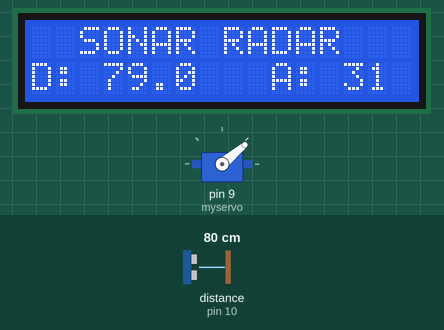
The sketch below on a simulated Arduino Uno, built with avr-gcc and run on an emulated ATmega328P. Shown: servo, 16×2 character LCD. Wiring (inferred from the names in the program): ultrasonic range finder: trigger pin 11; echo pin 10. Inputs (shaded band) come from the test bench; at power-on: distance to the obstacle (sensor on pin 10) 80 cm. The echo pulse lasts 58.3 µs per cm; what the sketch prints to the serial monitor is not drawn.

Above: at 2.2 s.
2.3 s: distance to the obstacle (sensor on pin 10) set to 2 cm
At 2.74 s:
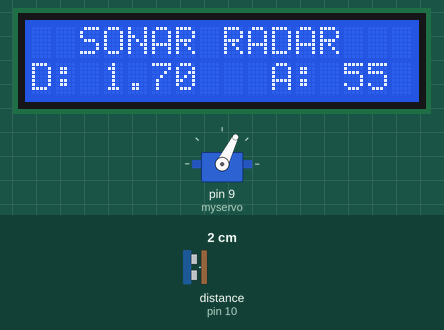
5.3 s: distance to the obstacle (sensor on pin 10) set to 299 cm
At 5.5 s:
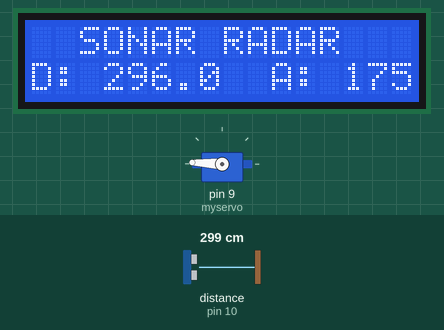
7.1 s: distance to the obstacle (sensor on pin 10) set to 4 cm
At 7.54 s:
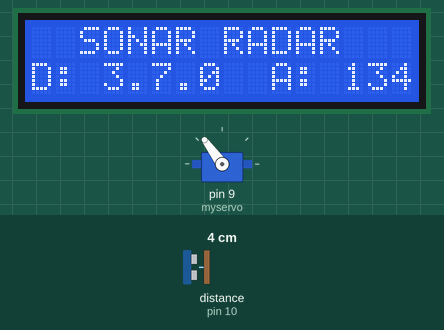
Timing chart, 0 to 14.8 s (numbered marks = the images above; inputs shaded):
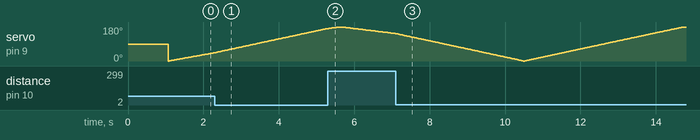

The sketch:

SonarRadarSystem.ino
```cpp
#include <Servo.h>
#include <LiquidCrystal.h>
// --- LCD (RS, E, D4, D5, D6, D7) ---
LiquidCrystal lcd(2, 3, 4, 5, 6, 7);

Servo myservo;

const int trigPin = 11;
const int echoPin = 10;
int degree = 0;

const int minAngle = 0;
const int maxAngle = 180;

long duration;
float distanceCm;

void setup() {
  Serial.begin(115200);
  myservo.attach(9);  // Servo signal pin
  pinMode(trigPin, OUTPUT);
  pinMode(echoPin, INPUT);


    // LCD setup
  lcd.begin(16, 2);
  lcd.setCursor(0, 0);
  lcd.print("  SONAR RADAR ");
  //lcd.clear();
  Serial.println("Radar Start"); // send start word for Python
  delay(1000);
}

float readDistanceCM() {
  digitalWrite(trigPin, LOW);
  delayMicroseconds(2);
  digitalWrite(trigPin, HIGH);
  delayMicroseconds(10);
  digitalWrite(trigPin, LOW);

  duration = pulseIn(echoPin, HIGH, 30000); // 30ms timeout
  distanceCm = duration * 0.034 / 2.0;

  if(distanceCm == 0) distanceCm = 0.0; // handle timeout
  return distanceCm;
}

void loop() {
  // Sweep servo from 0 to 180
  for(int angle = minAngle; angle <= maxAngle; angle++){
    myservo.write(angle);
    delay(20); // wait for servo to reach position
    degree = int(angle);

    float dist = readDistanceCM();
    Serial.print(angle);
    Serial.print(",");
    Serial.println(dist);
    displayOnLCD();
  }

  // Optional: Sweep back 180 to 0
  for(int angle = maxAngle; angle >= minAngle; angle--){
    myservo.write(angle);
    delay(20);
    degree = int(angle);
    float dist = readDistanceCM();
    Serial.print(angle);
    Serial.print(",");
    Serial.println(dist);
    displayOnLCD();
  }

}


void  displayOnLCD(){
  lcd.setCursor(0, 1);
  lcd.print("D: ");
  lcd.print(distanceCm, 1);
  lcd.setCursor(10, 1);
  lcd.print("A: ");
  lcd.print(degree);
  //delay(500);
}
```
